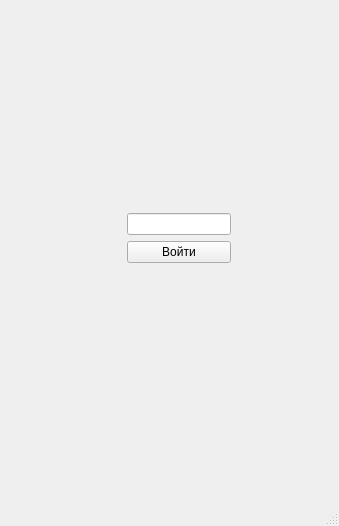
<?xml version="1.0" encoding="UTF-8"?>
<ui version="4.0">
 <class>MainWindow</class>
 <widget class="QMainWindow" name="MainWindow">
  <property name="geometry">
   <rect>
    <x>0</x>
    <y>0</y>
    <width>339</width>
    <height>526</height>
   </rect>
  </property>
  <property name="windowTitle">
   <string>MainWindow</string>
  </property>
  <widget class="QWidget" name="centralwidget">
   <layout class="QGridLayout" name="gridLayout">
    <item row="0" column="0">
     <widget class="QStackedWidget" name="stackedWidget">
      <property name="currentIndex">
       <number>0</number>
      </property>
      <widget class="QWidget" name="pincode">
       <layout class="QGridLayout" name="gridLayout_2">
        <item row="0" column="1">
         <spacer name="verticalSpacer">
          <property name="orientation">
           <enum>Qt::Vertical</enum>
          </property>
          <property name="sizeHint" stdset="0">
           <size>
            <width>20</width>
            <height>152</height>
           </size>
          </property>
         </spacer>
        </item>
        <item row="1" column="0">
         <spacer name="horizontalSpacer">
          <property name="orientation">
           <enum>Qt::Horizontal</enum>
          </property>
          <property name="sizeHint" stdset="0">
           <size>
            <width>112</width>
            <height>20</height>
           </size>
          </property>
         </spacer>
        </item>
        <item row="1" column="1">
         <widget class="QLineEdit" name="linePincode">
          <property name="echoMode">
           <enum>QLineEdit::Password</enum>
          </property>
         </widget>
        </item>
        <item row="1" column="2">
         <spacer name="horizontalSpacer_2">
          <property name="orientation">
           <enum>Qt::Horizontal</enum>
          </property>
          <property name="sizeHint" stdset="0">
           <size>
            <width>93</width>
            <height>20</height>
           </size>
          </property>
         </spacer>
        </item>
        <item row="2" column="1">
         <widget class="QPushButton" name="authButton">
          <property name="text">
           <string>Войти</string>
          </property>
         </widget>
        </item>
        <item row="3" column="1">
         <spacer name="verticalSpacer_2">
          <property name="orientation">
           <enum>Qt::Vertical</enum>
          </property>
          <property name="sizeHint" stdset="0">
           <size>
            <width>20</width>
            <height>223</height>
           </size>
          </property>
         </spacer>
        </item>
       </layout>
      </widget>
      <widget class="QWidget" name="transaction">
       <property name="enabled">
        <bool>true</bool>
       </property>
       <property name="tabletTracking">
        <bool>false</bool>
       </property>
       <layout class="QGridLayout" name="gridLayout_3">
        <item row="0" column="0">
         <widget class="QTableWidget" name="tableWidget">
          <property name="minimumSize">
           <size>
            <width>0</width>
            <height>0</height>
           </size>
          </property>
          <property name="autoFillBackground">
           <bool>false</bool>
          </property>
          <property name="gridStyle">
           <enum>Qt::DashLine</enum>
          </property>
          <property name="wordWrap">
           <bool>false</bool>
          </property>
          <property name="cornerButtonEnabled">
           <bool>true</bool>
          </property>
          <property name="columnCount">
           <number>3</number>
          </property>
          <attribute name="horizontalHeaderCascadingSectionResizes">
           <bool>false</bool>
          </attribute>
          <attribute name="verticalHeaderCascadingSectionResizes">
           <bool>false</bool>
          </attribute>
          <column>
           <property name="text">
            <string>Сумма</string>
           </property>
          </column>
          <column>
           <property name="text">
            <string>Кошелёк</string>
           </property>
          </column>
          <column>
           <property name="text">
            <string>Дата</string>
           </property>
          </column>
         </widget>
        </item>
        <item row="1" column="0">
         <widget class="QPushButton" name="openButton">
          <property name="text">
           <string>ОТКРЫТЬ</string>
          </property>
         </widget>
        </item>
        <item row="2" column="0">
         <widget class="QPushButton" name="addButton">
          <property name="text">
           <string>ДОБАВИТЬ</string>
          </property>
         </widget>
        </item>
       </layout>
      </widget>
      <widget class="QWidget" name="page">
       <layout class="QGridLayout" name="gridLayout_4">
        <item row="2" column="1">
         <widget class="QLineEdit" name="lineEditData">
          <property name="placeholderText">
           <string>YYYY.mm.dd_HH:MM</string>
          </property>
         </widget>
        </item>
        <item row="2" column="0">
         <widget class="QLabel" name="label_3">
          <property name="text">
           <string>Дата</string>
          </property>
         </widget>
        </item>
        <item row="0" column="0">
         <widget class="QLabel" name="label">
          <property name="text">
           <string>Сумма</string>
          </property>
         </widget>
        </item>
        <item row="0" column="1">
         <widget class="QLineEdit" name="lineEditSum">
          <property name="placeholderText">
           <string>1234567</string>
          </property>
         </widget>
        </item>
        <item row="1" column="0">
         <widget class="QLabel" name="label_2">
          <property name="text">
           <string>Кошелёк</string>
          </property>
         </widget>
        </item>
        <item row="1" column="1">
         <widget class="QLineEdit" name="lineEditAddress">
          <property name="placeholderText">
           <string>123456</string>
          </property>
         </widget>
        </item>
        <item row="3" column="1">
         <widget class="QPushButton" name="confirmData">
          <property name="enabled">
           <bool>false</bool>
          </property>
          <property name="text">
           <string>СОХРАНИТЬ</string>
          </property>
         </widget>
        </item>
       </layout>
      </widget>
     </widget>
    </item>
   </layout>
  </widget>
  <widget class="QMenuBar" name="menubar">
   <property name="geometry">
    <rect>
     <x>0</x>
     <y>0</y>
     <width>339</width>
     <height>21</height>
    </rect>
   </property>
  </widget>
  <widget class="QStatusBar" name="statusbar"/>
 </widget>
 <resources/>
 <connections/>
</ui>
